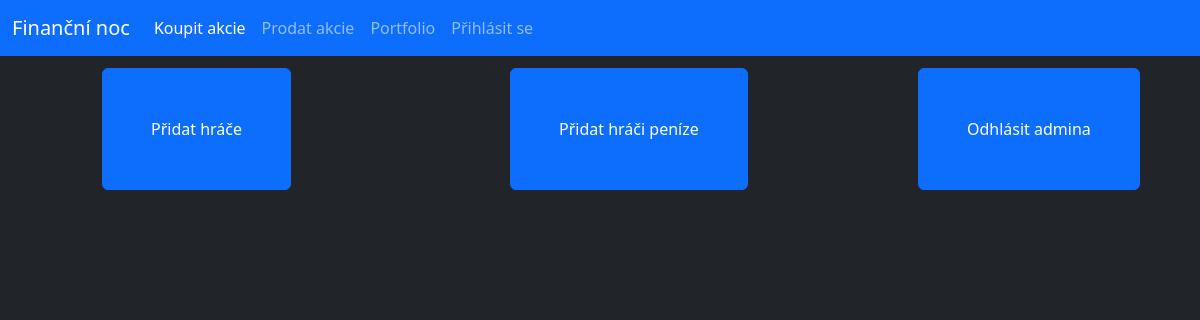
Before: /admin (signed in) with the older database file.
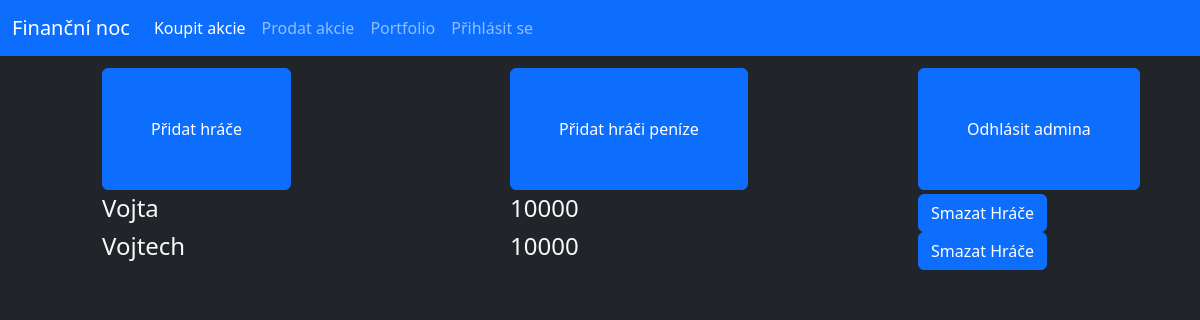
After: the same page with the newer database file.
### database.py (models this page shows, shortened)
class User(db.Model):
    _id = db.Column("id", db.Integer, primary_key=True)
    name = db.Column(db.String(40))
    money = db.Column(db.Integer)
    password = db.Column(db.String(70))

### router.py (the view)
@app.route("/admin")
def admin():
    if "adminLogin" in session:
        users = User.query.all()
        return render_template("admin.html", users=users)
    else:
        return redirect(url_for("adminLogin"))

### Templates/admin.html (shortened to what this page needs)
{% extends "main.html" %}
{% block content %}
    <div class="row px-3 py-1"></div>
    <div class="row py-1">
        <div class="col offset-1">
            <form action="/admin/addUser" method="GET">
                <button class="btn btn-primary py-5 px-5">Přidat hráče</button>
            </form>
        </div>
        <div class="col offset-1">
            <form action="/admin/addMoney" method="GET">
                <button class="btn btn-primary py-5 px-5">Přidat hráči peníze</button>
            </form>
        </div>
        <div class="col offset-1">
            <form action="/admin/logout" method="GET">
                <button class="btn btn-primary py-5 px-5">Odhlásit admina</button>
            </form>
        </div>
    </div>
    {% for usr in users %}
        <form method="POST" action="/del/{{usr._id}}">
            <div class="row">
                <div class="col offset-1 --bs-border-color-translucent"><h4 class="text-light">{{usr.name}}</h4></div>
                <div class="col offset-1 --bs-border-color-translucent"><h4 class="text-light">{{usr.money}}</h4></div>
                <div class="col offset-1">
                    <button type="submit" class="btn btn-primary">Smazat Hráče</button>
                </div>
            </div>
        </form>
    {% endfor %}
{% endblock%}

### Templates/main.html (shortened to what this page needs)
<!doctype html>
<html lang="en">
  <head>
    <link href="https://cdn.jsdelivr.net/npm/bootstrap@5.3.3/dist/css/bootstrap.min.css" rel="stylesheet">
  </head>
  <body class="bg-dark">
    <nav class="navbar navbar-expand-lg bg-primary navbar-dark">
        <div class="container-fluid">
          <a class="navbar-brand" href="/">Finanční noc</a>
          <div class="collapse navbar-collapse" id="navbarNav">
            <ul class="navbar-nav">
                <li class="nav-item">
                    <a class="nav-link active" aria-current="page" href="/buy">Koupit akcie</a>
                </li>
                <li class="nav-item">
                    <a class="nav-link" href="/sell">Prodat akcie</a>
                </li>
                <li class="nav-item">
                    <a class="nav-link" href="/user">Portfolio</a>
                </li>
                {% if logged %}
                <li class="nav-item">
                  <a class="nav-link" href="/logout">Odhlásit se</a>
                {% else %}
                <li class="nav-item">
                  <a class="nav-link" href="/login">Přihlásit se</a>
                {%endif%}
              </li>
            </ul>
          </div>
        </div>
      </nav>
      {% block content %} {% endblock%}
  </body>
</html>

Changed rows visible on the page:
added User: name "Vojta", money "10000"
added User: name "Vojtech", money "10000"
